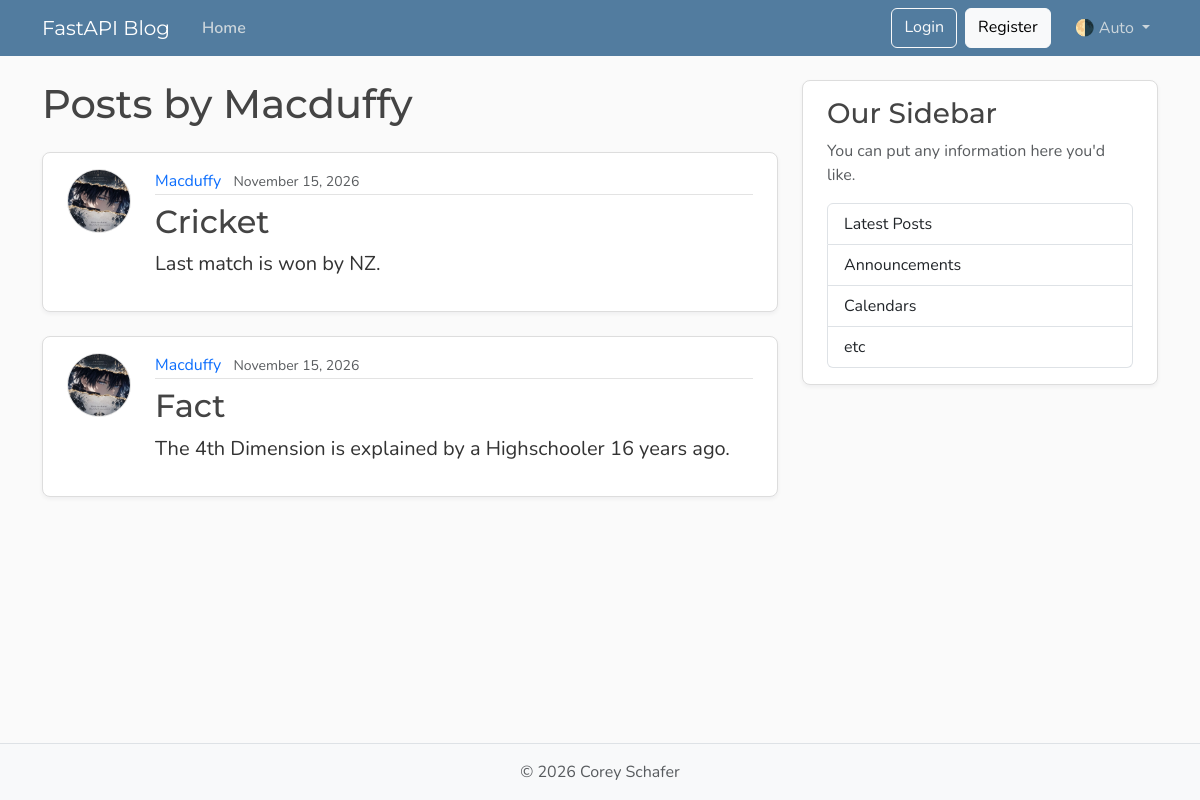
Screenshot of /users/2/posts with the database file from the repository.
### models.py (models this page shows, shortened)
class User(Base):
    __tablename__ = "users"
    id: Mapped[int] = mapped_column(Integer, primary_key=True, index=True)
    username: Mapped[str] = mapped_column(String(50), unique=True, nullable=False)
    email: Mapped[str] = mapped_column(String(120), unique=True, nullable=False)
    image_file: Mapped[str | None] = mapped_column(
        String(200),
        nullable=True,
        default=None,
    )
    posts: Mapped[list[Post]] = relationship(back_populates="author", cascade="all, delete-orphan",)

class Post(Base):
    __tablename__ = "posts"
    id: Mapped[int] = mapped_column(Integer, primary_key=True, index=True)
    title: Mapped[str] = mapped_column(String(100), nullable=False)
    content: Mapped[str] = mapped_column(Text, nullable=False)
    user_id: Mapped[int] = mapped_column(
        ForeignKey("users.id"),
        nullable=False,
        index=True,
    )
    date_posted: Mapped[datetime] = mapped_column(
        DateTime(timezone=True),
        default=lambda: datetime.now(UTC),
    )
    author: Mapped[User] = relationship(back_populates="posts")

### main.py (the view)
@app.get("/users/{user_id}/posts", include_in_schema=False, name="user_posts")
def user_posts_page(
    request: Request,
    user_id: int,
    db: Annotated[Session, Depends(get_db)],
):
    result = db.execute(select(models.User).where(models.User.id == user_id))
    user = result.scalars().first()
    if not user:
        raise HTTPException(
            status_code=status.HTTP_404_NOT_FOUND,
            detail="User not found",
        )
    result = db.execute(select(models.Post).where(models.Post.user_id == user_id))
    posts = result.scalars().all()
    return templates.TemplateResponse(
        request,
        "user_post.html",
        {"posts": posts, "user": user, "title": f"{user.username}'s Posts"},
    )

### Templates/user_post.html
{% extends "layout.html" %}
{% block content %}
  <h1 class="mb-4">Posts by {{ user.username }}</h1>
  {% for post in posts %}
    <article class="content-section py-3 px-4 mb-4">
      <div class="d-flex align-items-start gap-4">
        <img class="rounded-circle article-img flex-shrink-0"
             src="{{ post.author.image_path }}"
             alt="{{ post.author.username }}'s profile picture"
             width="64"
             height="64"
             loading="lazy">
        <div class="flex-grow-1">
          <div class="article-metadata mb-2">
            <a class="me-2"
               href="{{ url_for('user_posts', user_id=post.author.id) }}">{{ post.author.username }}</a>
            <small class="text-body-secondary">{{ post.date_posted.strftime("%B %d, %Y") }}</small>
          </div>
          <h2>
            <a class="article-title"
               href="{{ url_for('post_page', post_id=post.id) }}">{{ post.title }}</a>
          </h2>
          <p class="article-content">{{ post.content }}</p>
        </div>
      </div>
    </article>
  {% else %}
    <p class="text-body-secondary">No posts by this user yet.</p>
  {% endfor %}
{% endblock content %}

### static/css/main.css (style rules this page uses)
:root { --font-heading: "Montserrat", system-ui, -apple-system, BlinkMacSystemFont, sans-serif; --font-body: "Nunito", system-ui, -apple-system, BlinkMacSystemFont, sans-serif; --color-bg-body: #fafafa; --color-bg-content: #ffffff; --color-text-primary: #333333; --color-text-heading: #444444; --color-steel: #527c9f; --color-nav-link: #cbd5db; --color-nav-link-hover: #ffffff; --color-link-hover: #428bca; --color-border: #dddddd; --color-border-light: #e3e3e3; --spacing-xl: 5rem; --article-img-size: 4rem; --account-img-size: 7.813rem; }
body { font-family: var(--font-body); background: var(--color-bg-body); color: var(--color-text-primary); }
h1, h2, h3, h4, h5, h6 { font-family: var(--font-heading); color: var(--color-text-heading); }
a { text-decoration: none; }
.content-section { background: var(--color-bg-content); border: 1px solid var(--color-border); border-radius: 0.5rem; box-shadow: 0 2px 4px rgba(15, 23, 42, 0.05); transition: box-shadow 0.15s ease, transform 0.15s ease, border-color 0.15s ease; }
.article-title { color: var(--color-text-heading); transition: color 0.2s ease-in-out; }
.article-content { white-space: pre-line; font-size: 1.25rem; }
.article-img { height: var(--article-img-size); width: var(--article-img-size); flex-shrink: 0; object-fit: cover; border: 1px solid var(--color-border-light); box-shadow: 0 0 0 2px var(--color-bg-content); }
.article-metadata { padding-bottom: 0.063rem; border-bottom: 1px solid var(--color-border-light); }
.article-metadata a { transition: color 0.2s ease-in-out; }

### rows the page displays
User: username "Macduffy"
Post: author.username "Macduffy", date_posted "November 15, 2026", title "Cricket", content "Last match is won by NZ."
Post: author.username "Macduffy", date_posted "November 15, 2026", title "Fact", content "The 4th Dimension is explained by a Highschooler 16 years ago."
